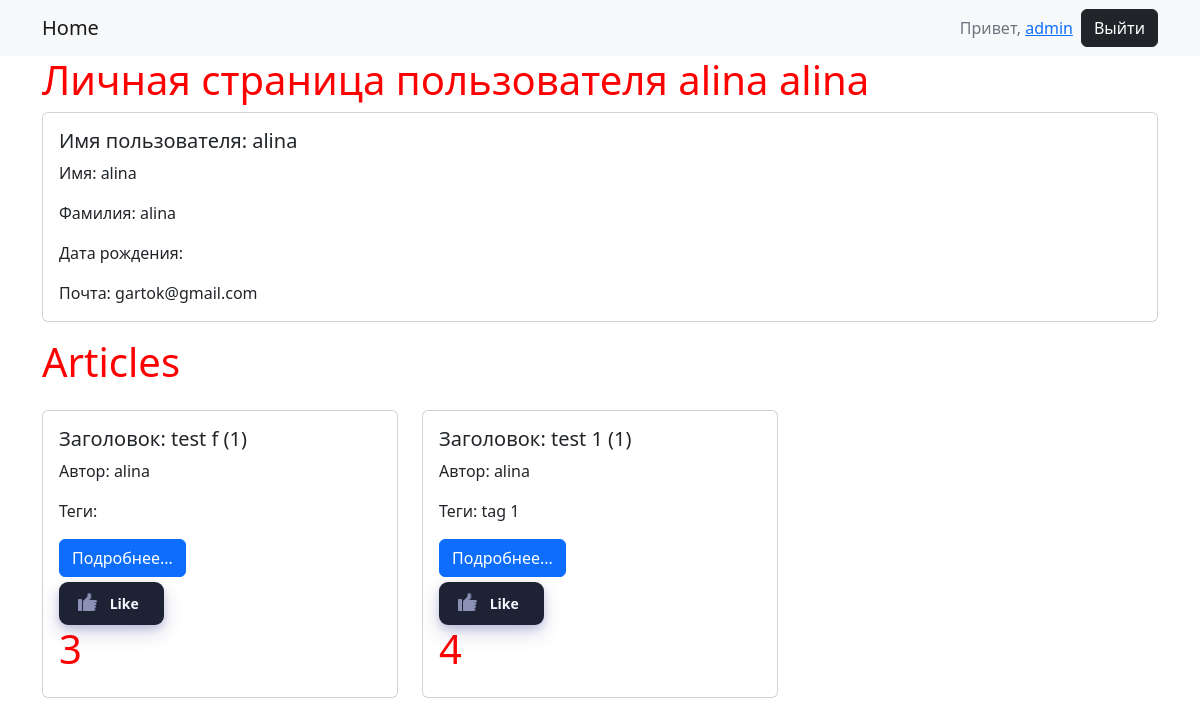
Page /accounts/1/ (signed in) on the committed database.
### webapp/models.py (models this page shows, shortened)
class Article(models.Model):
    title = models.CharField(max_length=50, null=False, blank=False, verbose_name="Заголовок")
    content = models.TextField(max_length=3000, null=False, blank=False, verbose_name="Контент",
                               validators=(at_least_8,))
    author = models.ForeignKey(get_user_model(), on_delete=models.SET_DEFAULT, default=1, related_name='articles',
                               verbose_name="Автор")
    created_at = models.DateTimeField(auto_now_add=True, verbose_name="Время создания")
    updated_at = models.DateTimeField(auto_now=True, verbose_name="Время изменения")
    tags = models.ManyToManyField('webapp.Tag', related_name='articles', blank=True)
    like = models.ManyToManyField(get_user_model(), blank=True, related_name='likes')
    class Meta:
        permissions = [
            ('сan_have_piece_of_pizza', 'Может съесть кусочек пиццы'),
        ]
    def get_absolute_url(self):
        return reverse('webapp:article_view', kwargs={'pk': self.pk})
    def get_like_count(self):
        return self.like.count()
    def get_comments_count(self):
        return self.comments.count()

class Tag(models.Model):
    name = models.CharField(max_length=30, verbose_name='Тег')

### accounts/views.py (the view)
# urls.py: path('<int:pk>/', UserDetailView.as_view(), name='detail'),
class UserDetailView(LoginRequiredMixin, DetailView, MultipleObjectMixin):
    model = get_user_model()
    template_name = 'user_detail.html'
    context_object_name = 'user_obj'
    paginate_by = 3
    def get_context_data(self, **kwargs):
        articles = self.get_object().articles.all()
        return super().get_context_data(object_list=articles, **kwargs)

### accounts/templates/user_detail.html (shortened to what this page needs)
{% extends 'base.html' %}
{% block content %}
    <h1>Личная страница пользователя {{ user_obj.get_full_name|default:user_obj.username }}</h1>
    <div class="card mb-3">
        <div class="row g-0">
            <div class="col-md-8">
                <div class="card-body">
                    <h5 class="card-title">Имя пользователя: {{ user_obj.username }}</h5>
                    <p class="card-text">Имя: {{ user_obj.first_name }}</p>
                    <p class="card-text">Фамилия: {{ user_obj.last_name }}</p>
                    <p class="card-text">Дата рождения: {{ user_obj.profile.birth_date|date:'d.m.Y' }}</p>
                    <p class="card-text">Почта: {{ user_obj.email }}</p>
                </div>
            </div>
        </div>
    </div>
    {% include 'partial/article_list_partial.html' with articles=object_list %}
{% endblock %}

### webapp/templates/base.html (shortened to what this page needs)
{% load static %}
<!doctype html>
<html lang="en">
<head>
    <link href="https://cdn.jsdelivr.net/npm/bootstrap@5.2.2/dist/css/bootstrap.min.css" rel="stylesheet"
>
    <link rel="stylesheet" href="{% static "css/style.css" %}">
</head>
<body>
<nav class="navbar navbar-expand-lg bg-light">
    <div class="container">
        <a class="navbar-brand" href="{% url 'webapp:index' %}">Home</a>
        <div class="collapse navbar-collapse" id="navbarNav">
            {% if request.user.is_authenticated %}
                    <p class="ms-auto text-secondary d-inline-block my-0 py-auto" >Привет, <a href="{% url 'accounts:detail' request.user.pk %}">{{ request.user.username }}</a></p>
                    <a class="btn btn-dark ms-2" href="{% url 'accounts:logout' %}?next={{ request.get_full_path }}">Выйти</a>
            {% endif %}
        </div>
    </div>
</nav>
<div class="container">
    {% block content %}{% endblock %}
</div>
</body>
</html>

### webapp/templates/partial/article_list_partial.html (shortened to what this page needs)
    <h1>Articles</h1>
    <div class="row">
        {% for article in articles %}
            <div class="col-4 my-3">
                <div class="card">
                    <div class="card-body">
                        <h5 class="card-title">Заголовок: {{ article.title }} ({{ article.get_comments_count }})</h5>
                        <p class="card-text">Автор: {{ article.author }}</p>
                        <p class="card-text">Теги: {% for tag in article.tags.all %}
                            {{ tag.name }} {% if  not forloop.last %},{% endif %}
                        {% endfor %}</p>
                        <a href="{{ article.get_absolute_url }}" class="btn btn-primary">Подробнее...</a>
                    {% if request.user.is_authenticated %}
                    <button id="like button" onclick="buttonClick(event)"  data-index-link="{% url 'webapp:like' article.pk %}"  class="button dark">
                      <div class="hand">
                        <div class="thumb"></div>
                      </div>
                      <span>Like<span>d</span></span>
                    </button>
                    {% endif %}
                    <h1 id="counter">{{ article.get_like_count }}</h1>
                    </div>
                </div>
            </div>
        {% endfor %}
    </div>

### rows in the picture
Article: title "test f", get_comments_count "1", author "alina", get_like_count "3"
Article: title "test 1", get_comments_count "1", author "alina", get_like_count "4"
Tag: name "tag 1"

### other values in the picture
{{ request.user.username }} "admin"
{{ user_obj.get_full_name|default:user_obj.username }} "alina alina"
{{ user_obj.username }} "alina"
{{ user_obj.first_name }} "alina"
{{ user_obj.last_name }} "alina"
{{ user_obj.email }} "gartok@gmail.com"
